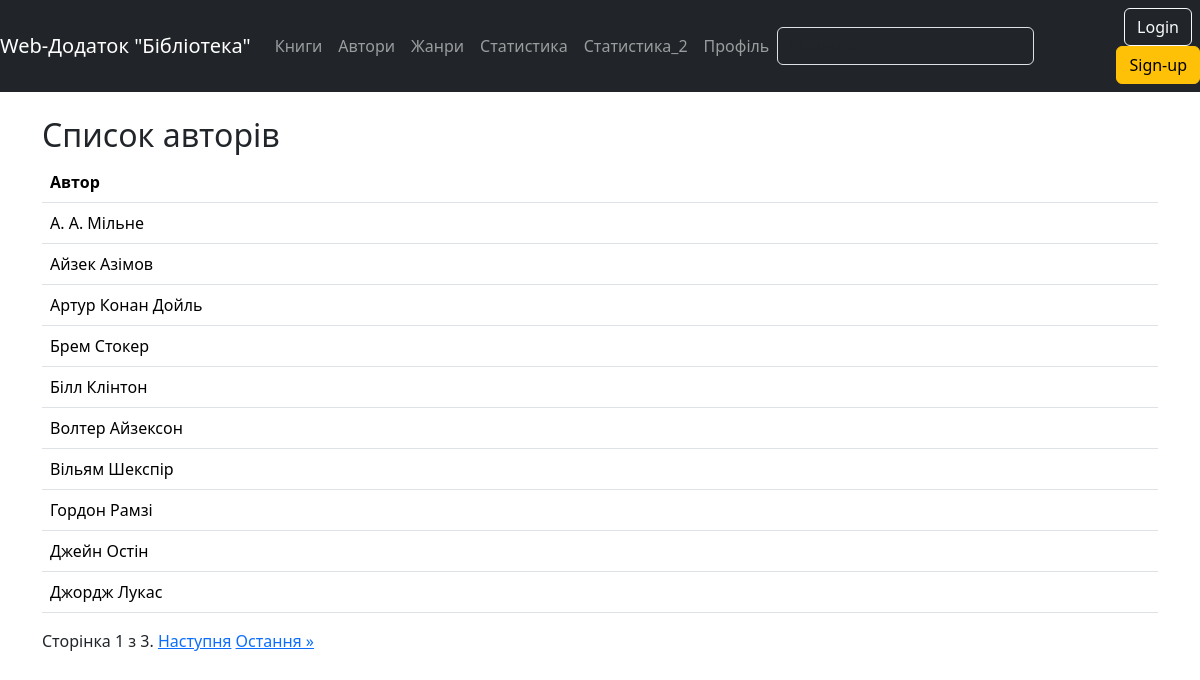
/authors/, run on an earlier commit of the app's database.
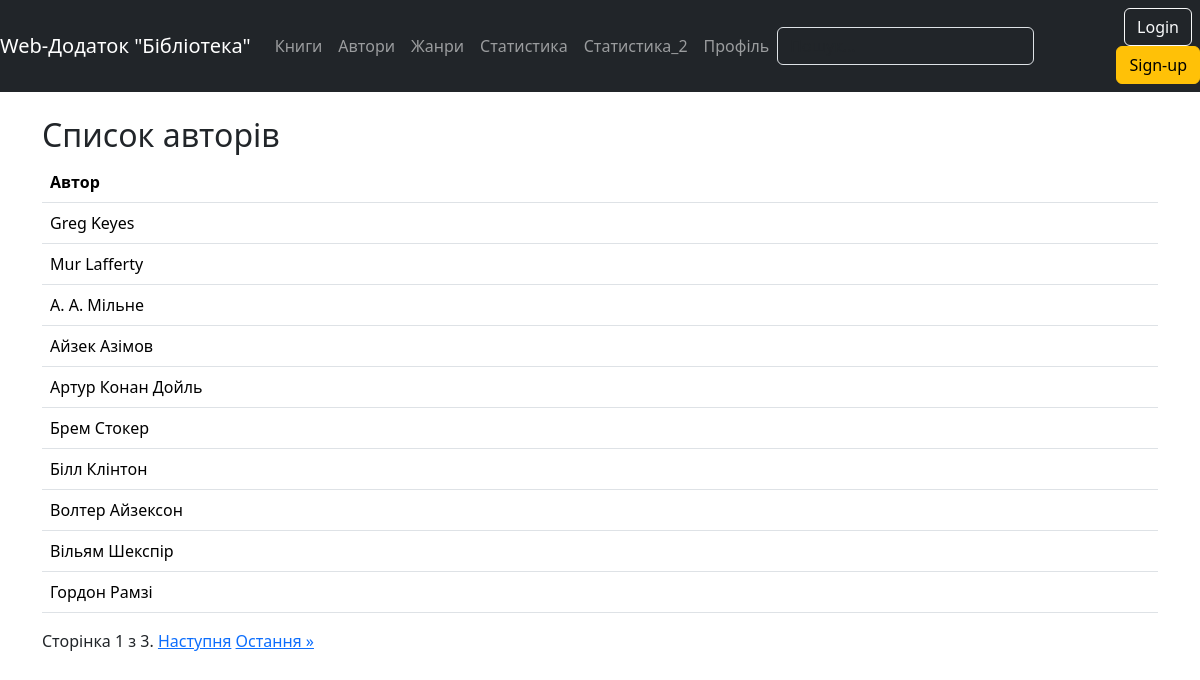
And on a later commit of the database.
### library_app/models.py (models this page shows, shortened)
class Author(models.Model):
    class Meta:
        verbose_name = 'Автор'
        verbose_name_plural = 'Автори'
        ordering = ["name"]
    name = models.CharField(max_length=50, unique=True)

### library_app/views.py (the view)
# urls.py: path('authors/', views.author_list, name='author_list'),
def author_list(request):
    authors_list = Author.objects.all()
    paginator = Paginator(authors_list, 10)  # 10 авторів на сторінці
    page = request.GET.get('page')
    try:
        authors = paginator.page(page)
    except PageNotAnInteger:
        authors = paginator.page(1)
    except EmptyPage:
        authors = paginator.page(paginator.num_pages)
    return render(request, 'library_app/author_list.html', {'authors': authors})

### library_app/templates/library_app/author_list.html (shortened to what this page needs)
{% extends 'base.html' %}
{% load static %}
{% block content %}
  <h2>Список авторів</h2>
  <table class="table table-hover">
    <thead>
      <tr>
        <th scope="col">Автор</th>
      </tr>
    </thead>
    <tbody>
      {% for author in authors %}
        <tr>
          <td>{{ author.name }}</td>
            </tr>
      {% endfor %}
    </tbody>
  </table>
  <div class="pagination">
    <span class="step-links">
        <span class="current">
            Сторінка {{ authors.number }} з {{ authors.paginator.num_pages }}.
        </span>
        {% if authors.has_next %}
            <a href="?page={{ authors.next_page_number }}">Наступня</a>
            <a href="?page={{ authors.paginator.num_pages }}">Остання &raquo;</a>
        {% endif %}
    </span>
  </div>
{% endblock %}

What changed in the data, as far as the page shows it:
no longer on this page (row unchanged): Author: name "Джейн Остін"
no longer on this page (row unchanged): Author: name "Джордж Лукас"
added Author: name "Greg Keyes"
added Author: name "Mur Lafferty"
